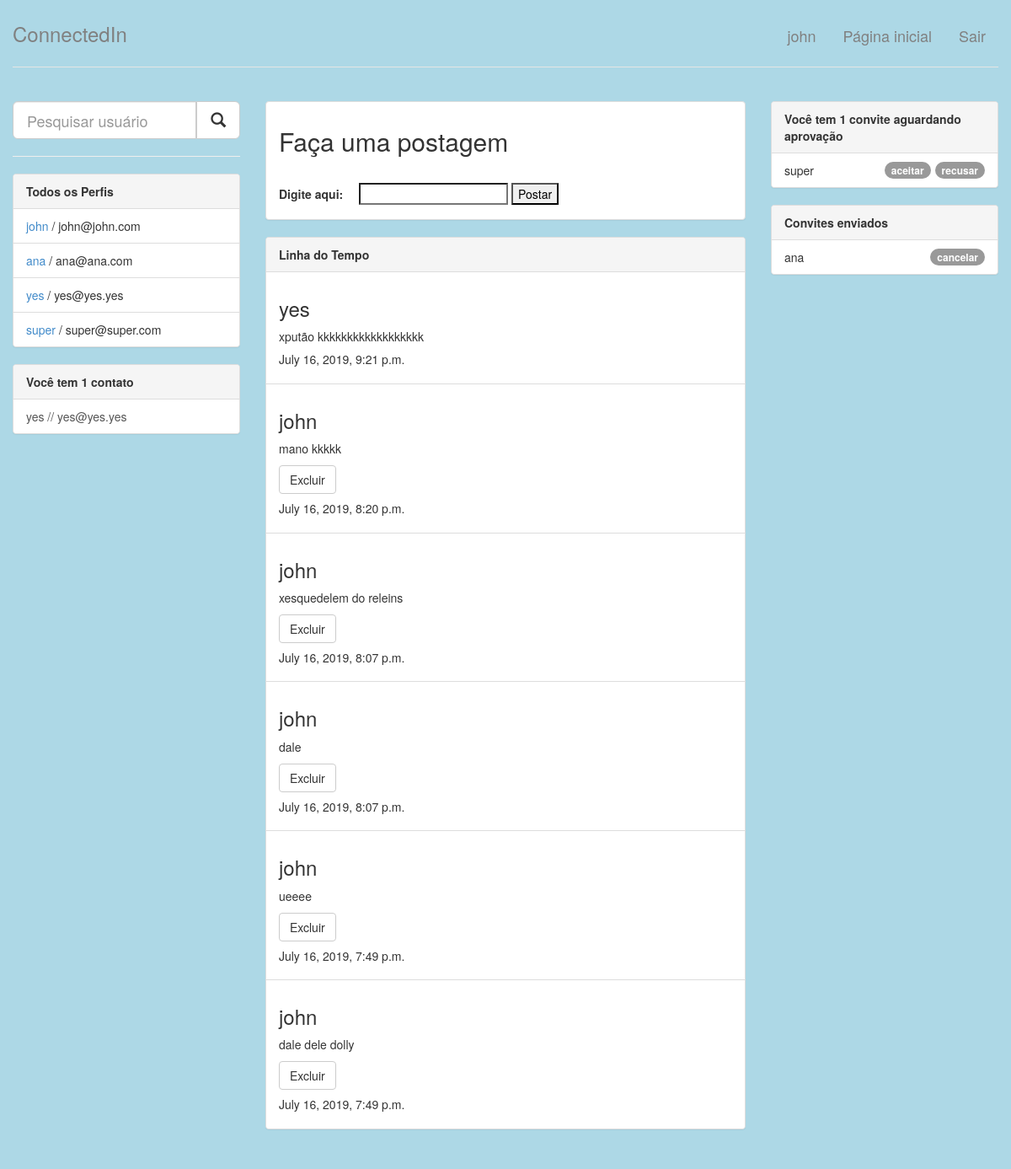
Before: / (signed in) with the older database file.
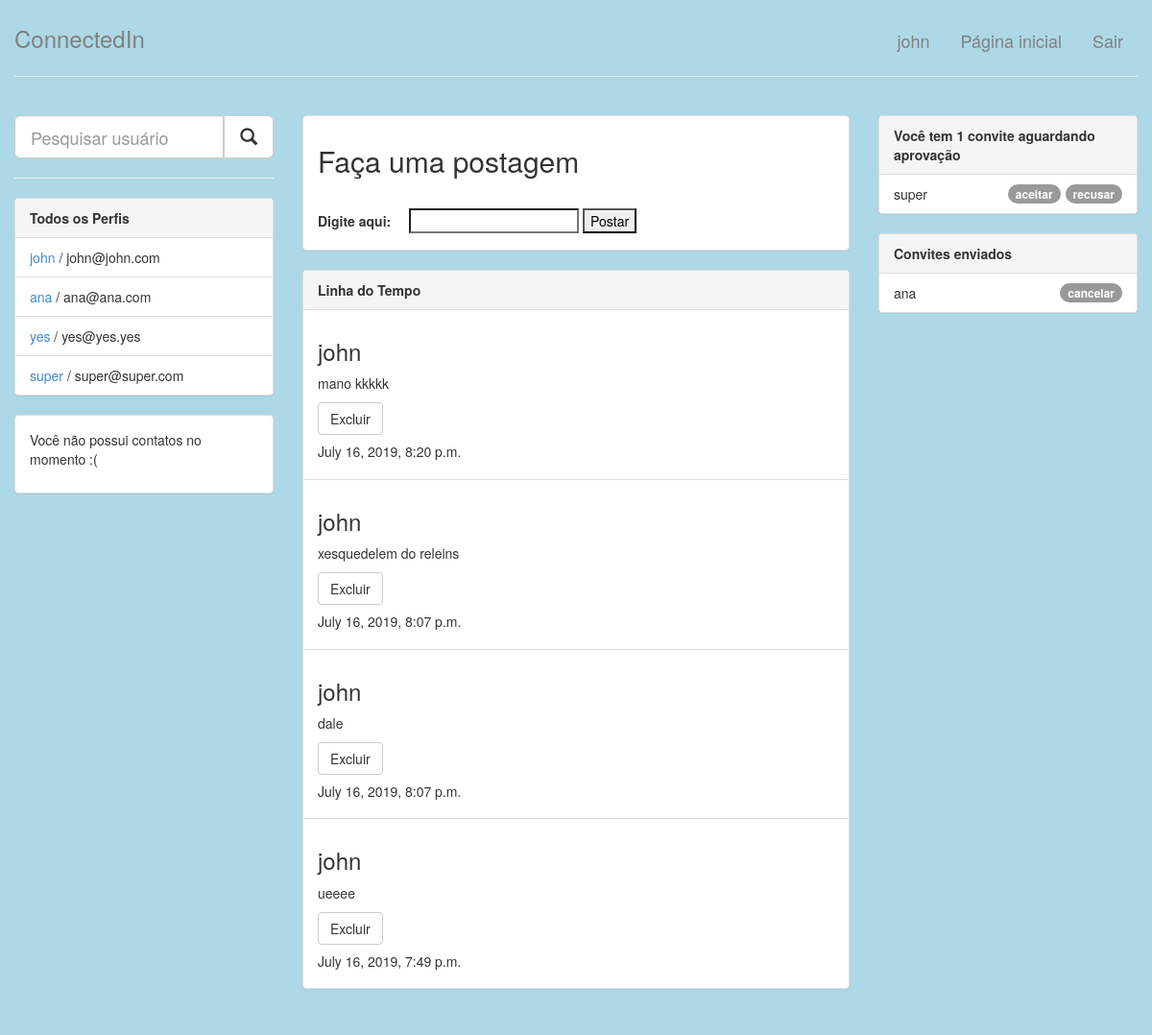
After: the same page with the newer database file.
### perfis/models.py (models this page shows, shortened)
class Perfil(models.Model):
    nome = models.CharField(max_length=255, null=False)
    telefone = models.CharField(max_length=15, null=False)
    nome_empresa = models.CharField(max_length=255, null=False)
    contatos = models.ManyToManyField('self')
    usuario_id = models.OneToOneField(User, related_name='perfil',
                                   on_delete=models.CASCADE)
    @property
    def email(self):
        return self.usuario_id.email
    @property
    def timeline(self):
        lista_postagens = []
        postagens_ordenadas = Post.objects.all()[::-1]
        for i in postagens_ordenadas:
            if i.perfil in self.contatos.all() or i.perfil.id == self.id:
                lista_postagens.append(i)
        return lista_postagens
    @property
    def superuser(self):
        return self.usuario_id.is_superuser

class Post(models.Model):
    perfil = models.ForeignKey(Perfil, on_delete=models.CASCADE, related_name='perfil_postagem')
    data_postagem = models.DateTimeField(auto_now_add=True)
    postagem = models.CharField(max_length=255)
    def __str__(self):
        return self.postagem

class Convite(models.Model):
    solicitante = models.ForeignKey(Perfil, on_delete=models.CASCADE,
                                    related_name='convites_feitos')
    convidado = models.ForeignKey(Perfil, on_delete=models.CASCADE,
                                  related_name='convites_recebidos')

### perfis/views.py (the view)
# urls.py: path('', views.index, name='index'),
@login_required
def index(request):
    form = PostForm()
    perfil_logado = get_perfil_logado(request)
    timeline = perfil_logado.timeline
    return render(request, 'index.html',
                  {'perfis': Perfil.objects.all(),
                   'perfil_logado': perfil_logado,
                   'form': form,
                   'timeline': timeline})

### perfis/form_post.py
class PostForm(forms.Form):
    postagem = forms.CharField(label='postagem', max_length=1000)

### perfis/views.py (called while the page is built)
@login_required
def get_perfil_logado(request):
    return request.user.perfil

### perfis/templates/index.html (shortened to what the changed rows need)
{% extends "base.html" %}
{% block body %}
<div class="row">
    <nav class="col-lg-3">
        <div class="panel panel-default">
            {% if perfis %}
            <ul class="list-group">
                {% for perfil in perfis %}
                    <li class="list-group-item">
                        <a href="{% url 'exibir' perfil.id %}">{{ perfil.nome }}</a>
                        / {{ perfil.email }}
                    </li>
                {% endfor %}
            </ul>
            {% else %}
                <p>Nenhum Perfil encontrado</p>
            {% endif %}
        </div>
        <div class="panel panel-default">
            {% with total_de_contatos=perfil_logado.contatos.count %}
                {% if total_de_contatos %}
                    <div class="panel-heading">
                        <strong>Você tem {{total_de_contatos}}
                        contato{{ total_de_contatos|pluralize }}</strong>
                    </div>
                    <ul class="list-group">
                        {% for contato in perfil_logado.contatos.all %}
                            <a href="{% url 'exibir' contato.id %}"
                                class="list-group-item">{{ contato.nome }} // {{ contato.email }}</a>
                        {% endfor %}
                    </ul>
                {% else %}
                    <div class="panel-body">
                        <p>Você não possui contatos no momento :(</p>
                    </div>
                {% endif %}
            {% endwith %}
        </div>
    </nav>
    <div class="col-lg-6">
        <div class="panel panel-default">
            <form action="{% url 'add_post' %}" method="post">
                <h2 class="panel-heading">Faça uma postagem</h2>
            </form>
        </div>
        <div class="panel panel-default">
            {% with total=timeline.count %}
                {% if timeline %}
                    <ul class="list-group">
                        {% for postagem in timeline %}
                        <li class="list-group-item">
                            <h3> {{ postagem.perfil.nome }} </h3>
                            <p>{{ postagem }}</p>
                            {% if postagem.perfil.id == perfil_logado.id %}
                                <a class="btn btn-default" href="{% url 'excluir_postagem' postagem.id %}"
                                   onclick="return confirm('Deseja excluir esta postagem?');">Excluir</a>
                            {% endif %}
                            <h5>{{postagem.data_postagem}}</h5>
                        </li>
                        {% endfor %}
                    </ul>
                {% else %}
                    <div class="panel-body">
                        <p>Nenhuma postagem a exibir :(</p>
                    </div>
                {% endif %}
            {% endwith %}
        </div>
    </div>
    <aside class="col-lg-3">
        <div class="panel panel-default">
            {% with total_de_convites=perfil_logado.convites_recebidos.count %}
                {% if total_de_convites %}
                    <ul class="list-group">
                        {% for convite in perfil_logado.convites_recebidos.all %}
                            <li class="list-group-item">
                                {{convite.solicitante.nome}}
                                <a href="{% url 'recusar' convite.id %}" class="badge btn">recusar</a>
                                <a href="{% url 'aceitar' convite.id %}" class="badge btn">aceitar</a>
                            </li>
                        {% endfor %}
                    </ul>
                {% else %}
                    <div class="panel-body">
                        <p>Nenhum convite recebido :(</p>
                    </div>
                {% endif %}
            {% endwith %}
        </div>
        <div class="panel panel-default">
            {% with total_de_convites=perfil_logado.convites_feitos.count %}
                {% if total_de_convites %}
                    <ul class="list-group">
                        {% for convite in perfil_logado.convites_feitos.all %}
                            <li class="list-group-item">
                                {{convite.convidado.nome}}
                                <a href="{% url 'recusar' convite.id %}" class="badge btn">cancelar</a>
                            </li>
                        {% endfor %}
                    </ul>
                {% else %}
                    <div class="panel-body">
                        <p>Nenhum convite enviado</p>
                    </div>
                {% endif %}
            {% endwith %}
        </div>
    </aside>
</div>
{% endblock %}

### perfis/templates/base.html (shortened to what this page needs)
{% load staticfiles %}
<!DOCTYPE html>
<html lang="pt">
    <head>
        <link href="{% static 'styles/bootstrap.css' %}" rel="stylesheet">
        <link href="{% static 'styles/main.css' %}" rel="stylesheet">
    </head>
    <body style="background-color:Lightblue;">
        <div class="col-lg-12">
            <div class="header">
                <ul class="nav nav-pills pull-right">
                    <li title="Perfil"><a href="{% url 'exibir' perfil_logado.id %}"><font color="gray" size="4px">{{ perfil_logado.nome }}</font></a></li>
                    <li><a href="{% url 'index' %}"><font color="gray" size="4px">Página inicial</font></a></li>
                    <li onclick="return confirm('Deseja sair do connectedIn?');"><a href="/logout/"><font color="gray" size="4px">Sair</font></a></li>
                </ul>
                <h3><font color="gray">ConnectedIn</font></h3>
            </div>
            <div class="row content">
                {% block body %}
                {% endblock %}
            </div>
        </div>
    </body>
</html>

Changed rows visible on the page:
no longer on one of the page's lists (row unchanged): Perfil: nome "yes", email "yes@yes.yes"
no longer on this page (row unchanged): Post: perfil.nome "yes", postagem "xputão kkkkkkkkkkkkkkkkkk", data_postagem "July 16, 2019, 9:21 p.m."
removed Post: perfil.nome "john", postagem "dale dele dolly", shows "Excluir", data_postagem "July 16, 2019, 7:49 p.m."
Other visible differences:
{{ total_de_contatos }}: "1" → (not shown)
text no longer shown: "Você tem contato"
text now shown: "Você não possui contatos no momento :("
